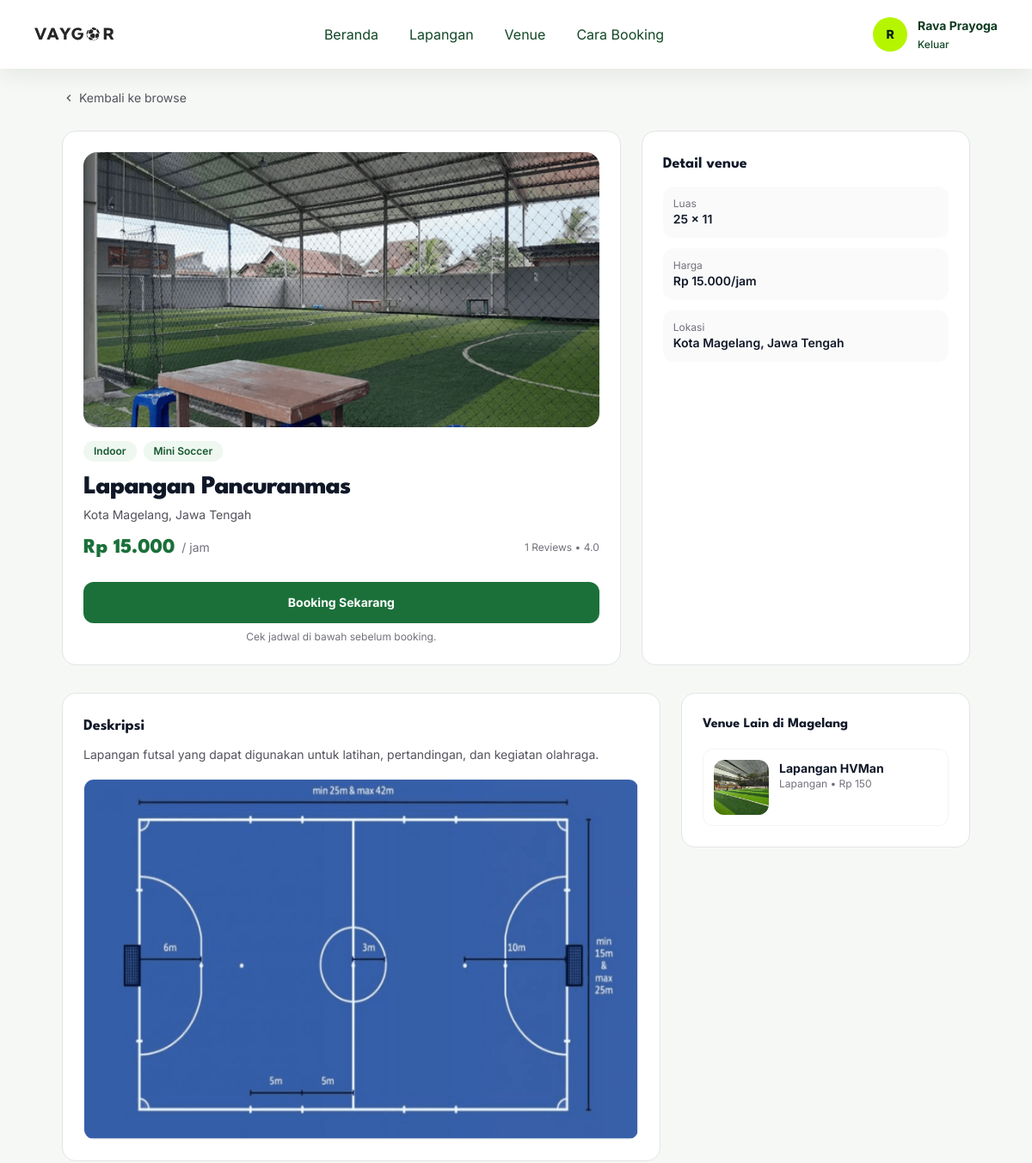
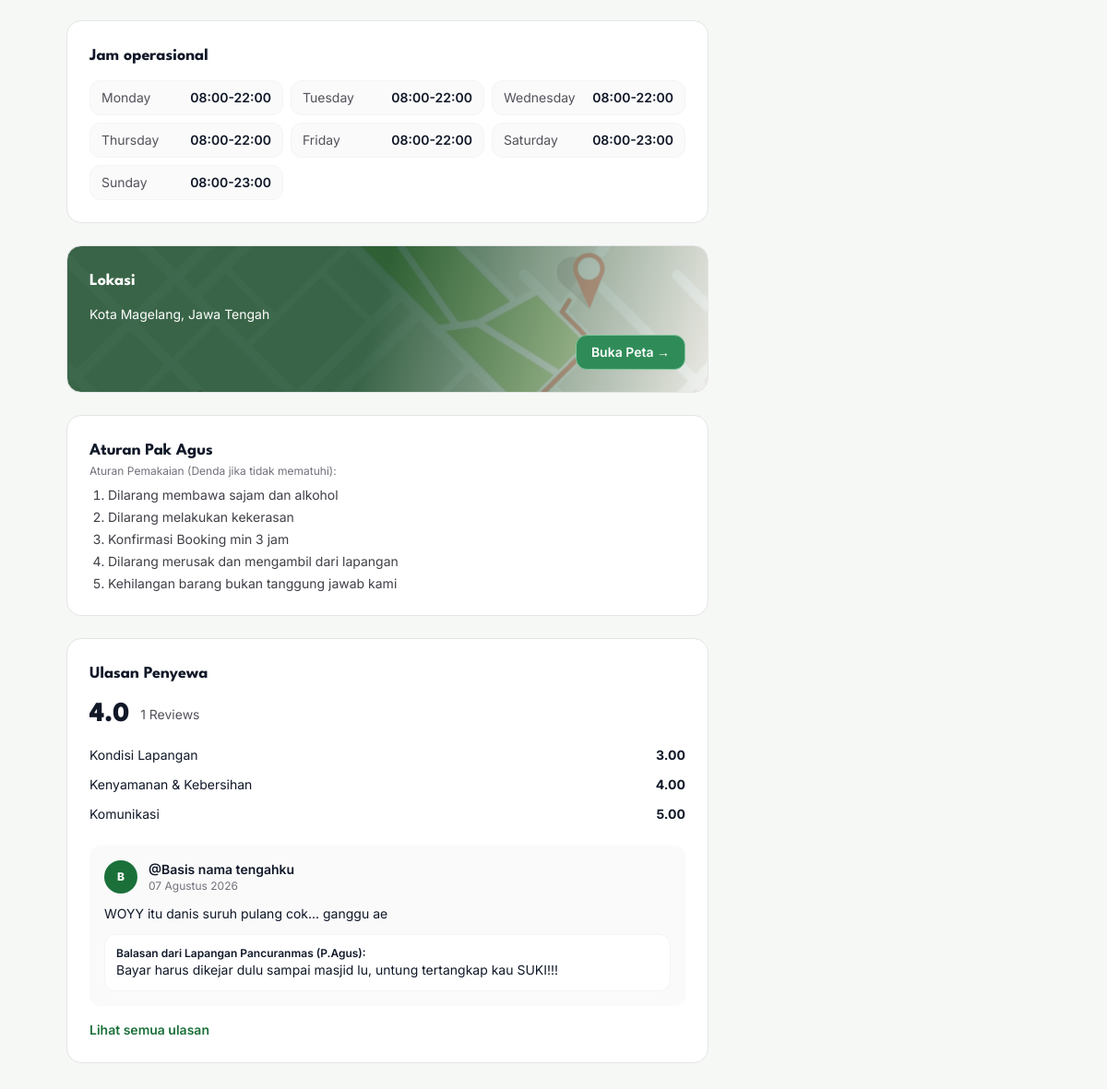
The app's page /index.php?p=produk&id=1 (signed in) with its own data (2 pictures, top to bottom).
### tables this page shows
CREATE TABLE `users` (
  `id` int UNSIGNED NOT NULL,
  `name` varchar(100) NOT NULL,
  `email` varchar(100) NOT NULL,
  `phone` varchar(20) DEFAULT NULL,
  `password` varchar(255) NOT NULL,
  `role` enum('user','admin') NOT NULL DEFAULT 'user',
  `status` enum('active','inactive') NOT NULL DEFAULT 'active',
  `created_at` timestamp NULL DEFAULT CURRENT_TIMESTAMP,
  `updated_at` timestamp NULL DEFAULT CURRENT_TIMESTAMP ON UPDATE CURRENT_TIMESTAMP
);

CREATE TABLE `fields` (
  `id` int UNSIGNED NOT NULL,
  `name` varchar(100) NOT NULL,
  `location` varchar(255) NOT NULL,
  `description` text,
  `capacity` int DEFAULT '10',
  `price` decimal(12,2) NOT NULL DEFAULT '0.00',
  `image` varchar(255) DEFAULT NULL
);

CREATE TABLE `field_schedules` (
  `id` int UNSIGNED NOT NULL,
  `field_id` int UNSIGNED NOT NULL,
  `day_of_week` enum('Monday','Tuesday','Wednesday','Thursday','Friday','Saturday','Sunday') NOT NULL,
  `open_time` time NOT NULL,
  `close_time` time NOT NULL
);

### pages/produk.php (the view, shortened to what this page needs)
<?php
$vid = (int)($_GET['id'] ?? 1);
$venue = null;
try {
  $stmt = $conn->prepare("
    SELECT * FROM fields WHERE id = ? LIMIT 1
    ");
  $stmt->bind_param("i", $vid);
  $stmt->execute();
  $res = $stmt->get_result();
  $venue = $res->fetch_assoc();
} catch (Throwable $e) {
  $venue = null;
}
function p_img($row)
{
  $c = $row['image'] ?? '';
  if ($c !== '') {
    if (file_exists(__DIR__ . '/../assets/uploads/' . $c)) return 'assets/uploads/' . $c;
  }
  return 'assets/images/lapangan.png';
}
function p_price($n)
{
  return 'Rp ' . number_format((float)$n, 0, ',', '.');
}
$scheds = [];
try {
  $stmt = $conn->prepare("SELECT day_of_week, open_time, close_time FROM field_schedules WHERE field_id=? ORDER BY FIELD(day_of_week,'Monday','Tuesday','Wednesday','Thursday','Friday','Saturday','Sunday')");
  $stmt->bind_param("i", $vid);
  $stmt->execute();
  $r = $stmt->get_result();
  while ($row = $r->fetch_assoc()) $scheds[] = $row;
} catch (Throwable $e) {
}
$other = [];
try {
  $stmt = $conn->prepare("SELECT
        f.*,
        ROUND(
            AVG(
                (b.rate_service + b.rate_comfort + b.rate_place) / 3
            ), 1
        ) AS rating,
        (
            SELECT COUNT(DISTINCT b.id) FROM bookings b
            WHERE b.id_field = f.id
                AND b.rate_service > 0
                AND b.rate_comfort > 0
                AND b.rate_place > 0
        ) AS total_rating
    FROM fields f
    LEFT JOIN bookings b
        ON b.id_field = f.id
        AND b.rate_service > 0
        AND b.rate_comfort > 0
        AND b.rate_place > 0
    WHERE f.id != ?
    GROUP BY f.id
    ORDER BY f.id ASC");
  $stmt->bind_param("i", $vid);
  $stmt->execute();
  $r = $stmt->get_result();
  while ($row = $r->fetch_assoc()) $other[] = $row;
} catch (Throwable $e) {
}
$ratingData = ['avg' => 0, 'count' => 0, 'service' => 0, 'comfort' => 0, 'place' => 0];
$cats = [];
$catMap = [];
try {
  $rq = $conn->prepare("SELECT COUNT(*) AS c,
            ROUND(AVG((rate_service + rate_comfort + rate_place) / 3), 1) AS a,
            ROUND(AVG(rate_service), 1) AS s,
            ROUND(AVG(rate_comfort), 1) AS co,
            ROUND(AVG(rate_place), 1) AS p
        FROM bookings
        WHERE id_field = ? AND rate_service > 0 AND rate_comfort > 0 AND rate_place > 0");
  $rq->bind_param("i", $vid);
  $rq->execute();
  $rr = $rq->get_result()->fetch_assoc();
  if ($rr && (int) $rr['c'] > 0) {
    $ratingData = [
      'avg'     => (float) $rr['a'],
      'count'   => (int) $rr['c'],
      'service' => (float) $rr['s'],
      'comfort' => (float) $rr['co'],
      'place'   => (float) $rr['p'],
    ];
  }
  $qc = $conn->prepare("SELECT k.name_kat FROM fields_kat fk JOIN kategori k ON k.id_kat = fk.id_kat WHERE fk.id_field = ? ORDER BY k.name_kat");
  $qc->bind_param("i", $vid);
  $qc->execute();
  $rc = $qc->get_result();
  while ($c = $rc->fetch_assoc()) $cats[] = $c['name_kat'];
  $qm = mysqli_query($conn, "SELECT fk.id_field, k.name_kat FROM fields_kat fk JOIN kategori k ON k.id_kat = fk.id_kat ORDER BY k.name_kat");
  while ($m = mysqli_fetch_assoc($qm)) $catMap[$m['id_field']][] = $m['name_kat'];
} catch (Throwable $e) {
}
$userLoggedIn = !empty($_SESSION['id']);
$bookUrl = $userLoggedIn
  ? 'index.php?p=booking&id=' . (int) $venue['id']
  : 'login.php?redirect=' . urlencode('index.php?p=produk&id=' . (int) $venue['id']);
$bookLabel = $userLoggedIn ? 'Booking Sekarang' : 'Masuk untuk Booking';
?>
<div class="pt-20">
  <div class="mx-auto max-w-6xl px-6 sm:px-8 lg:px-12 py-6">
    <a href="index.php?p=browse" class="inline-flex items-center gap-1 text-sm text-zinc-600 hover:text-vaygor-600">
      <svg class="h-4 w-4" viewBox="0 0 24 24" fill="currentColor">
        <path d="M15.41 7.41 14 6l-6 6 6 6 1.41-1.41L10.83 12z" />
      </svg>
      Kembali ke browse
    </a>
  </div>
  <div class="mx-auto max-w-6xl px-6 sm:px-8 lg:px-12 pb-12">
    <div class="grid gap-6 lg:grid-cols-[1.7fr_1fr]">
      <div class="rounded-2xl border border-zinc-200 bg-white p-6">
        <img src="<?php echo htmlspecialchars(p_img($venue), ENT_QUOTES, 'UTF-8'); ?>" alt="<?php echo htmlspecialchars($venue['name'], ENT_QUOTES, 'UTF-8'); ?>" class="rounded-2xl h-64 sm:h-80 w-full object-cover">
        <div class="flex flex-wrap gap-2">
          <?php if (!empty($cats)): ?>
            <?php foreach ($cats as $cn): ?>
              <span class="inline-block rounded-full bg-vaygor-50 px-3 py-1 text-xs font-semibold text-vaygor-700 mt-4">
                <?php echo htmlspecialchars(ucfirst($cn), ENT_QUOTES, 'UTF-8'); ?>
              </span>
            <?php endforeach; ?>
          <?php endif; ?>
        </div>
        <h1 class="mt-3 font-spartan text-2xl sm:text-3xl font-extrabold tracking-tight"><?php echo htmlspecialchars($venue['name'], ENT_QUOTES, 'UTF-8'); ?></h1>
        <p class="mt-1 text-sm text-zinc-600"><?php echo htmlspecialchars($venue['location'], ENT_QUOTES, 'UTF-8'); ?></p>
        <div class="mt-3 flex items-center gap-2">
          <span class="font-spartan text-2xl font-extrabold text-vaygor-600"><?php echo htmlspecialchars(p_price($venue['price']), ENT_QUOTES, 'UTF-8'); ?></span>
          <span class="text-sm text-zinc-500">/ jam</span>
          <span class="ml-auto text-xs text-zinc-500"><?php echo (int) $ratingData['count']; ?> Reviews<?php echo $ratingData['count'] > 0 ? ' • ' . number_format($ratingData['avg'], 1) : ''; ?></span>
        </div>
        <a href="<?php echo htmlspecialchars($bookUrl, ENT_QUOTES, 'UTF-8'); ?>" class="mt-6 flex w-full items-center justify-center rounded-xl bg-vaygor-600 px-6 py-3.5 text-sm font-bold text-white hover:bg-vaygor-700"><?php echo htmlspecialchars($bookLabel, ENT_QUOTES, 'UTF-8'); ?></a>
        <?php if (!$userLoggedIn): ?>
          <p class="mt-2 text-center text-xs text-zinc-500">Perlu masuk akun dulu untuk lanjut booking.</p>
        <?php else: ?>
          <p class="mt-2 text-center text-xs text-zinc-500">Cek jadwal di bawah sebelum booking.</p>
        <?php endif; ?>
      </div>
      <div class="rounded-2xl border border-zinc-200 bg-white p-6">
        <h2 class="font-spartan text-lg font-bold">Detail venue</h2>
        <dl class="mt-3 grid gap-3 text-sm">
          <div class="rounded-xl bg-zinc-50 p-3">
            <dt class="text-xs text-zinc-500">Luas</dt>
            <dd class="font-semibold">25 x 11</dd>
          </div>
          <div class="rounded-xl bg-zinc-50 p-3">
            <dt class="text-xs text-zinc-500">Harga</dt>
            <dd class="font-semibold"><?php echo htmlspecialchars(p_price($venue['price']), ENT_QUOTES, 'UTF-8'); ?>/jam</dd>
          </div>
          <div class="rounded-xl bg-zinc-50 p-3">
            <dt class="text-xs text-zinc-500">Lokasi</dt>
            <dd class="font-semibold"><?php echo htmlspecialchars($venue['location'], ENT_QUOTES, 'UTF-8'); ?></dd>
          </div>
        </dl>
      </div>
    </div>
    <div class="mt-8 grid gap-6 lg:grid-cols-3">
      <div class="lg:col-span-2 space-y-6">
        <div class="rounded-2xl border border-zinc-200 bg-white p-6">
          <h2 class="font-spartan text-lg font-bold">Deskripsi</h2>
          <p class="mt-2 text-sm leading-relaxed text-zinc-600"><?php echo htmlspecialchars($venue['description'] ?? 'Lapangan futsal di Magelang.', ENT_QUOTES, 'UTF-8'); ?></p>
          <img src="assets/images/lapangan.png" alt="Denah" class="mt-4 w-full rounded-xl border border-zinc-100">
        </div>
        <div class="rounded-2xl border border-zinc-200 bg-white p-6">
          <h2 class="font-spartan text-lg font-bold">Jam operasional</h2>
          <?php if (!empty($scheds)): ?>
            <div class="mt-3 grid grid-cols-2 sm:grid-cols-3 gap-2 text-sm">
              <?php foreach ($scheds as $s): ?>
                <div class="rounded-xl border border-zinc-100 bg-zinc-50 px-3 py-2 flex justify-between"><span class="text-zinc-600"><?php echo htmlspecialchars($s['day_of_week'], ENT_QUOTES, 'UTF-8'); ?></span><span class="font-semibold"><?php echo htmlspecialchars(substr($s['open_time'], 0, 5), ENT_QUOTES, 'UTF-8'); ?>-<?php echo htmlspecialchars(substr($s['close_time'], 0, 5), ENT_QUOTES, 'UTF-8'); ?></span></div>
              <?php endforeach; ?>
            </div>
          <?php else: ?>
            <p class="text-sm text-zinc-600">Jadwal belum tersedia.</p>
          <?php endif; ?>
        </div>
        <div class="rounded-2xl border border-zinc-200 bg-white p-6 bg-[linear-gradient(105deg,rgba(18,71,38,0.82)_48%,rgba(232,233,232,0.55)_100%),url('assets/images/maps.png')] bg-cover bg-center text-white flex flex-col">
          <h2 class="font-spartan text-lg font-bold">Lokasi</h2>
          <p class="mt-3 text-sm"><?= htmlspecialchars($venue['location'], ENT_QUOTES, 'UTF-8'); ?></p>
          <a href="https://www.google.com/maps/search/?api=1&query=<?php echo urlencode($venue['name'] . ' Magelang'); ?>" target="_blank" rel="noopener" class="mt-3 ml-auto inline-flex rounded-xl border border-vaygor-300 bg-vaygor-500 px-4 py-2 text-sm font-semibold hover:text-vaygor-600 hover:bg-vaygor-100">Buka Peta →</a>
        </div>
        <div class="rounded-2xl border border-zinc-200 bg-white p-6">
          <h2 class="font-spartan text-lg font-bold">Aturan Pak Agus</h2>
          <p class="text-xs text-zinc-500">Aturan Pemakaian (Denda jika tidak mematuhi):</p>
          <ol class="mt-2 list-decimal pl-5 space-y-1 text-sm text-zinc-700">
            <li>Dilarang membawa sajam dan alkohol</li>
            <li>Dilarang melakukan kekerasan</li>
            <li>Konfirmasi Booking min 3 jam</li>
            <li>Dilarang merusak dan mengambil dari lapangan</li>
            <li>Kehilangan barang bukan tanggung jawab kami</li>
          </ol>
        </div>
        <div id="ulasan" class="rounded-2xl border border-zinc-200 bg-white p-6">
          <h2 class="font-spartan text-lg font-bold">Ulasan Penyewa</h2>
          <?php if ($ratingData['count'] > 0): ?>
            <div class="mt-3 flex items-center gap-3">
              <span class="font-spartan text-3xl font-extrabold"><?php echo number_format($ratingData['avg'], 1); ?></span>
              <span class="text-sm text-zinc-600"><?php echo (int) $ratingData['count']; ?> Reviews</span>
            </div>
            <div class="mt-4 space-y-3">
              <div class="flex justify-between text-sm"><span>Kondisi Lapangan</span><b><?php echo number_format($ratingData['place'], 2); ?></b></div>
              <div class="flex justify-between text-sm"><span>Kenyamanan &amp; Kebersihan</span><b><?php echo number_format($ratingData['comfort'], 2); ?></b></div>
              <div class="flex justify-between text-sm"><span>Komunikasi</span><b><?php echo number_format($ratingData['service'], 2); ?></b></div>
            </div>
          <?php else: ?>
            <p class="mt-3 text-sm text-zinc-500">Belum ada ulasan untuk lapangan ini. Jadilah yang pertama setelah main!</p>
          <?php endif; ?>
          <div class="mt-6 rounded-xl bg-zinc-50 p-4">
            <div class="flex gap-3">
              <span class="flex h-9 w-9 items-center justify-center rounded-full bg-vaygor-600 text-xs font-extrabold text-white">B</span>
              <div>
                <p class="text-sm font-semibold">@Basis nama tengahku</p>
                <p class="text-xs text-zinc-500">07 Agustus 2026</p>
              </div>
            </div>
            <p class="mt-3 text-sm">WOYY itu danis suruh pulang cok... ganggu ae</p>
            <div class="mt-3 rounded-xl bg-white p-3 border border-zinc-100">
              <p class="text-xs font-semibold">Balasan dari Lapangan Pancuranmas (P.Agus):</p>
              <p class="text-sm">Bayar harus dikejar dulu sampai masjid lu, untung tertangkap kau SUKI!!!</p>
            </div>
          </div>
          <a href="#ulasan" class="mt-4 inline-flex text-sm font-semibold text-vaygor-600">Lihat semua ulasan</a>
        </div>
      </div>
      <div>
        <div class="rounded-2xl border border-zinc-200 bg-white p-6">
          <h3 class="font-spartan font-bold">Venue Lain di Magelang</h3>
          <?php if (empty($other)): ?>
            <p class="text-sm text-zinc-500 mt-2">Tidak ada venue lain.</p>
            <?php else: foreach ($other as $o):
              $ocats = $catMap[$o['id']] ?? [];
              $olabel = !empty($ocats) ? implode(', ', array_slice($ocats, 0, 2)) : 'Lapangan';
              ?>
              <a href="index.php?p=produk&id=<?php echo (int) $o['id']; ?>" class="mt-4 flex gap-3 rounded-xl border border-zinc-100 p-3 hover:border-vaygor-600">
                <img src="<?php echo htmlspecialchars(p_img($o), ENT_QUOTES, 'UTF-8'); ?>" alt="" class="h-16 w-16 rounded-xl object-cover">
                <div>
                  <p class="text-sm font-bold"><?php echo htmlspecialchars($o['name'], ENT_QUOTES, 'UTF-8'); ?></p>
                  <p class="text-xs text-zinc-500"><?php echo htmlspecialchars($olabel, ENT_QUOTES, 'UTF-8'); ?> • <?php echo htmlspecialchars(p_price($o['price']), ENT_QUOTES, 'UTF-8'); ?></p>
                </div>
              </a>
          <?php endforeach;
          endif; ?>
        </div>
      </div>
    </div>
  </div>
</div>

### includes/navbar.php (shortened to what this page needs)
<?php
$navLoggedIn = !empty($_SESSION['id']);
$navName    = $_SESSION['name'] ?? '';
$navSolid   = !empty($navForceSolid);
if ($navLoggedIn && !$navName) {
    $navConn = $GLOBALS['conn'] ?? null;
    if ($navConn) {
        $navRes = mysqli_query($navConn, 'SELECT name FROM users WHERE id = ' . (int) $_SESSION['id'] . ' LIMIT 1');
        $navRow = $navRes ? mysqli_fetch_assoc($navRes) : null;
        $navName = $navRow['name'] ?? 'Pengguna';
    } else {
        $navName = 'Pengguna';
    }
}
$navInitial = $navName ? mb_strtoupper(mb_substr(trim($navName), 0, 1)) : 'V';
?>
<nav id="siteNav" data-force="<?= $navSolid ? '1' : '0' ?>" class="fixed inset-x-0 top-0 z-50 <?= $navSolid ? 'scrolled' : '' ?>">
  <div class="mx-auto flex h-20 max-w-7xl items-center justify-between px-5 sm:px-8 lg:px-10">
    <a href="index.php" class="flex items-center">
      <img id="navLogo" src="assets/images/logo(1).svg" class="h-5 w-auto sm:h-6" alt="VAYGOR">
    </a>
    <div class="hidden items-center gap-9 lg:flex">
      <a href="index.php" class="nav-link">Beranda</a>
      <a href="index.php?p=browse" class="nav-link">Lapangan</a>
      <a href="index.php#venue" class="nav-link">Venue</a>
      <a href="index.php#cara" class="nav-link">Cara Booking</a>
    </div>
    <div class="hidden items-center gap-5 lg:flex">
      <?php if (!$navLoggedIn): ?>
        <a href="login.php" class="nav-link">Masuk</a>
        <a href="index.php?p=browse" class="rounded-xl bg-neon px-6 py-3 text-sm font-bold text-vaygor-950 shadow-lg shadow-black/20 transition hover:scale-[1.03] hover:bg-white">Book Now</a>
      <?php else: ?>
        <div class="flex items-center gap-3">
          <div class="nav-avatar flex h-10 w-10 items-center justify-center rounded-full bg-neon text-sm font-extrabold text-vaygor-950 ring-2 ring-white/40"><?= $navInitial; ?></div>
          <div class="leading-tight">
            <p class="nav-name max-w-[10rem] truncate text-sm font-bold"><?= htmlspecialchars($navName); ?></p>
            <a href="logout.php" class="nav-logout text-xs font-medium">Keluar</a>
          </div>
        </div>
      <?php endif; ?>
    </div>
  </div>
</nav>

### records on screen
users: name "R", name "Rava Prayoga"
fields: image (picture), name "Lapangan Pancuranmas", location "Kota Magelang, Jawa Tengah", price "Rp 15.000", description "Lapangan futsal yang dapat digunakan untuk latihan, pertandingan, dan kegiatan olahraga."
field_schedules: day_of_week "Monday", open_time "08:00", close_time "22:00"
field_schedules: day_of_week "Tuesday", open_time "08:00", close_time "22:00"
field_schedules: day_of_week "Wednesday", open_time "08:00", close_time "22:00"
field_schedules: day_of_week "Thursday", open_time "08:00", close_time "22:00"
field_schedules: day_of_week "Friday", open_time "08:00", close_time "22:00"
field_schedules: day_of_week "Saturday", open_time "08:00", close_time "23:00"
field_schedules: day_of_week "Sunday", open_time "08:00", close_time "23:00"
fields: image (picture), name "Lapangan HVMan", olabel "Lapangan", price "Rp 150"

### other values on screen
$cn "Indoor"
$cn "Mini Soccer"
$ratingData['count'] "1"
$ratingData['avg'] "4.0"
$bookLabel "Booking Sekarang"
$ratingData['place'] "3.00"
$ratingData['comfort'] "4.00"
$ratingData['service'] "5.00"
